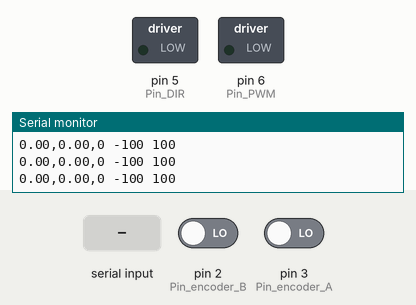
Simulated run of this sketch. Board: Arduino Uno, built with avr-gcc and run on an emulated ATmega328P. Shown: switched loads named in the sketch (green lamp = pin HIGH), the last lines printed to the serial monitor. The inputs (shaded band) are chosen by the test bench; at power-on: pin 2 (Pin_encoder_B) LOW, pin 3 (Pin_encoder_A) LOW.

Above: at 1.2 s.
1.3 s: "30,150\n" received over Serial
At 3.3 s:
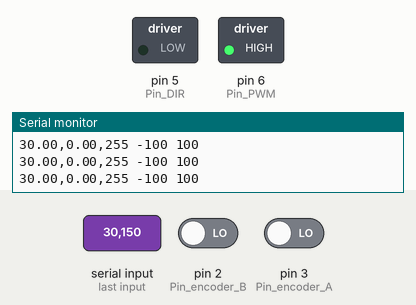
7.0 s: "0\n" received over Serial
At 8.0 s:
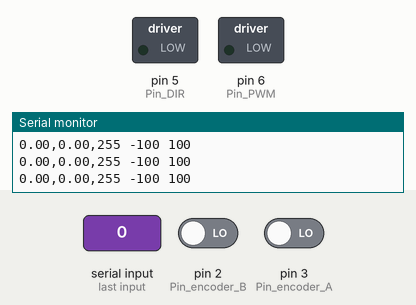
10.0 s: "90,45\n" received over Serial
At 11.2 s:
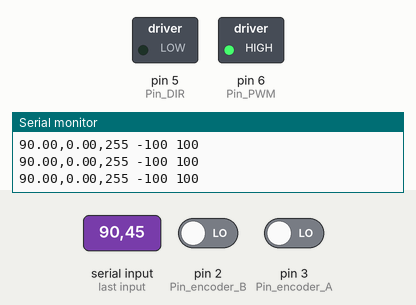
Timing chart, 0 to 13.0 s (numbered marks = the images above; inputs shaded):
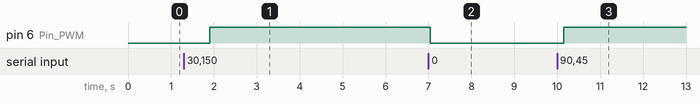

Measured:
- after the input at 1.3 s, pin 6 (Pin_PWM): LOW → HIGH after 0.60 s
- after the input at 7.0 s, pin 6 (Pin_PWM): HIGH → LOW at once
- after the input at 10.0 s, pin 6 (Pin_PWM): LOW → HIGH after 0.16 s

The sketch:

controlPID_vel_motor1_1DIR1PWM.ino
```cpp
#include <PID_v1.h>
#include <MeanFilterLib.h>
#include <TimerOne.h>

// Constantes
const float Pi = 3.14159265;
const uint16_t cuentas_max = 6533;
const float dt = 2.5; //Milisegundos

// Variables lectura encoder
volatile int32_t cuentas = 0;
volatile int8_t last_state = 0, current_state = 0;

// Variables calculo velocidad
MeanFilter<float> meanFilter(10);
float current_position = 0.0, last_position = 0.0;
float velocidad = 0.0;
double velocidadf = 0.0;
double RPM = 0.0, RPM_s = 0.0;

// Variables Control PID
float Kp = 5.0, Ki = 10.0, Kd = 0.0;
double PWM = 0.0, Abs_Setpoint = 0.0, Prcntg_PWM = 0.0, Voltaje = 0.0;
int U = 0;
PID VelPID(&RPM, &PWM, &Abs_Setpoint, Kp, Ki, Kd, DIRECT);

// Variables Serial
const byte numChars = 32;
char receivedChars[numChars];
boolean newData = false;
float dataNumber = 0.0, Setpoint = 0.0;

// Pines
int Pin_encoder_A = 3, Pin_encoder_B = 2;
int Pin_DIR = 5, Pin_PWM = 6;

void setup()
{
	Serial.begin(9600);

	pinMode(Pin_encoder_A,INPUT);
	pinMode(Pin_encoder_B,INPUT);

	pinMode(Pin_DIR,OUTPUT);
  pinMode(Pin_PWM,OUTPUT);

  TCCR0B = TCCR0B & B11111000 | B00000010;   // Set PWM frequency of 7812.50 Hz for D5 & D6
  //TCCR1B = TCCR1B & B11111000 | B00000010;   // Set PWM frequency of 3921.16 Hz for D9 & D10
  //TCCR2B = TCCR2B & B11111000 | B00000010;     // Set PWM frequency of 3921.16 Hzfor D3 & D11

	VelPID.SetMode(AUTOMATIC);
	VelPID.SetTunings(Kp,Ki,Kd);
  VelPID.SetSampleTime(dt);

	cli();
	attachInterrupt(digitalPinToInterrupt(Pin_encoder_A), lectura_encoder, CHANGE);
	attachInterrupt(digitalPinToInterrupt(Pin_encoder_B), lectura_encoder, CHANGE);
	Timer1.initialize(dt*1000); //Pines 9 y 10
	Timer1.attachInterrupt(ISR_Timer) ;
	sei();
}

void loop()
{

  LeerSerial();
  ObtenerSetpoint();
  EnviarDatos();

}

void ISR_Timer()
{

    VelPID.Compute();
    U = PWM;
    Prcntg_PWM = (PWM/255.0)*100.0;
    Voltaje = 12*sqrt(PWM/255.0);

    if (Setpoint > 0) {

        digitalWrite(Pin_DIR,LOW);
        analogWrite(Pin_PWM,U);

    }
    else if (Setpoint < 0) {

        digitalWrite(Pin_DIR,HIGH);
        analogWrite(Pin_PWM,U);
        Voltaje = -Voltaje;

    }
    else {

        digitalWrite(Pin_DIR,LOW);
        analogWrite(Pin_PWM,0);

    }

    current_position = (cuentas*2*Pi)/cuentas_max;
    velocidad = ((current_position - last_position)/(dt)*1000);
    velocidad = meanFilter.AddValue(velocidad);
    RPM_s = (velocidad/(2*PI))*60;
    velocidadf = abs(velocidad);
    RPM = (velocidadf/(2*PI))*60;

    last_position = current_position;
}

void lectura_encoder()
{
    if(digitalRead(Pin_encoder_A)==1)
      bitSet(current_state,1);
    else
      bitClear(current_state,1);

    if(digitalRead(Pin_encoder_B)==1)
      bitSet(current_state,0);
    else
      bitClear(current_state,0);

    if(last_state==3 && current_state==1)
      cuentas++;
    if(last_state==1 && current_state==0)
      cuentas++;
    if(last_state==0 && current_state==2)
      cuentas++;
    if(last_state==2 && current_state==3)
      cuentas++;

    if(last_state==3 && current_state==2)
      cuentas--;
    if(last_state==2 && current_state==0)
      cuentas--;
    if(last_state==0 && current_state==1)
      cuentas--;
    if(last_state==1 && current_state==3)
      cuentas--;

    last_state = current_state;
}

void LeerSerial() {
    static byte ndx = 0;
    char endMarker = '\n';
    char rc;

    if (Serial.available() > 0) {
        rc = Serial.read();

        if (rc != endMarker) {
            receivedChars[ndx] = rc;
            ndx++;
            if (ndx >= numChars) {
                ndx = numChars - 1;
            }
        }
        else {
            receivedChars[ndx] = '\0';
            ndx = 0;
            newData = true;
        }
    }
}

void ObtenerSetpoint() {
    if (newData == true) {
        dataNumber = 0;
        dataNumber = atof(receivedChars);
        Setpoint = dataNumber;
        Abs_Setpoint = abs(dataNumber);
        newData = false;
    }
}

void EnviarDatos(){
Serial.print(Setpoint);
  Serial.print(",");
  Serial.print(RPM_s);
  Serial.print(",");
  Serial.print(U);
  Serial.print(" ");
  Serial.print(-100);
  Serial.print(" ");
  Serial.print(100);
  Serial.println(" ");
  //Serial.print(-10);
  //Serial.println(" ");
}
```
